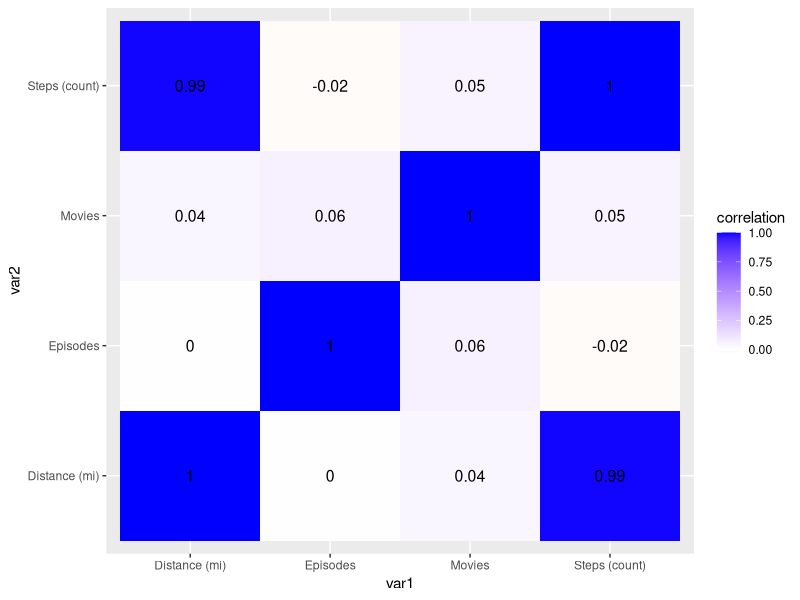
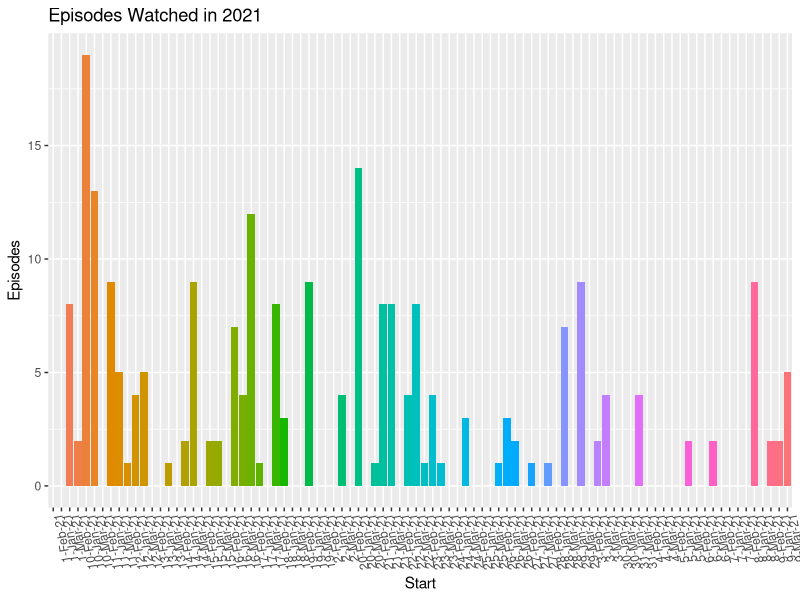
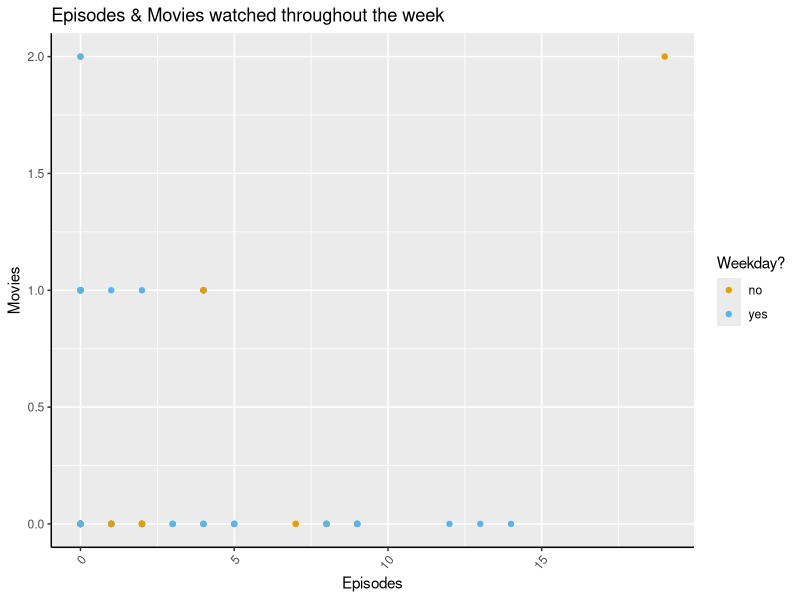
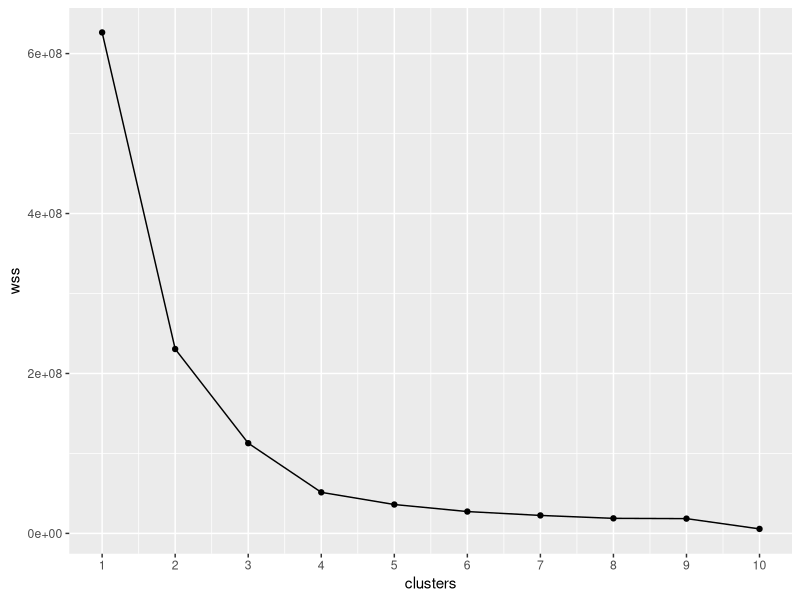
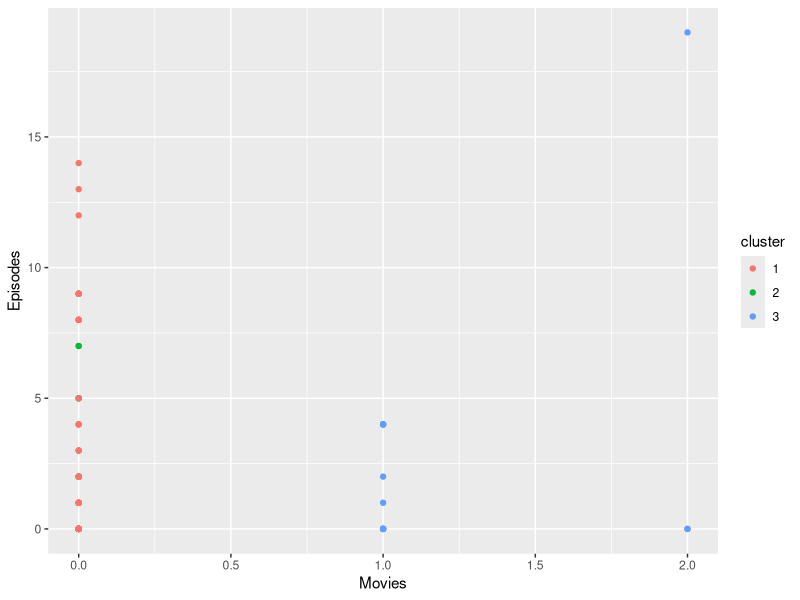
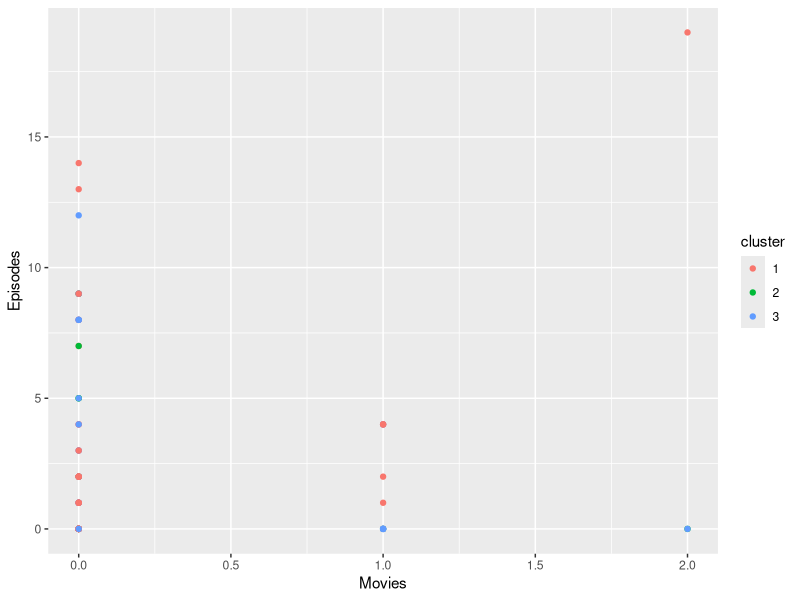

These figures' R source, in order:
## ---- chunk 1
knitr::opts_chunk$set(echo = TRUE, eval = TRUE, fig.align = "center", warning = F, message = F,
tidy=TRUE, tidy.opts=list(width.cutoff=60), R.options=list(max.print=100))
## ---- chunk 2
library(readr)
library(tidyr)
library(dplyr)
library(ggplot2)
library(cluster)
library(tidyverse)
## ---- chunk 3
health_data <- read_csv("health_data - Sheet1.csv")
netflix_history <- read_csv("netflix_history - Sheet1.csv")
weekend <- read_csv("weekend - Sheet1.csv")
## ---- chunk 4
data <- merge(health_data, netflix_history) %>% merge(weekend)
glimpse(data)
## ---- chunk 5
untidy <- data %>% pivot_wider(names_from = "Weekday", values_from = "Start")
glimpse(untidy)
tidy <- untidy %>% pivot_longer(cols = c("yes","no"), names_to = "Weekday", values_to = "Start")
glimpse(tidy)
## ---- chunk 6
data %>% summarize_if(is.numeric, list(mean=mean, sd=sd, min=min, max=max, quantile=quantile))

data %>% group_by(Weekday) %>% summarize_if(is.numeric, list(ean=mean, sd=sd, min=min, max=max, quantile=quantile))

data %>% select(Weekday, Episodes, Movies) %>% mutate(episodes_norm = Episodes / mean(Episodes, na.rm= TRUE))

data %>% arrange(Weekday, Episodes, Movies)

filter(data, Episodes > 12)
## ---- chunk 7
cormat <- data %>% select_if(is.numeric) %>% cor(use="pair")
tidycor <- cormat %>% as.data.frame %>% rownames_to_column("var1") %>% pivot_longer(-1, names_to ="var2", values_to ="correlation")
tidycor %>% ggplot(aes(var1,var2,fill=correlation))+geom_tile()+scale_fill_gradient2(low="red",mid="white",high="blue")+geom_text(aes(label=round(correlation,2)), color="black", size=4) 
## ---- chunk 8
ggplot(data, aes(Start))+
  geom_bar(aes(y=Episodes, fill = Start),stat="summary", fun.y="mean") +  
  theme(axis.text.x = element_text(angle=100, hjust=1))+
  ylab("Episodes")+
  ggtitle("Episodes Watched in 2021")+
  theme(legend.position="none")
## ---- chunk 9
ggplot(data, aes(Episodes, Movies)) + 
  geom_point(aes(color = Weekday))+ 
  xlab("Episodes")+
  ylab("Movies") + 
  labs(colour = "Weekday?")+
  theme(axis.text.x = element_text(angle=50, hjust=1))+
  ggtitle("Episodes & Movies watched throughout the week")+
  theme( axis.line = element_line(colour = "black", 
                      size = 0.5, linetype = "solid"))+
  scale_color_manual(values=c("#E79F00", "#58B4E9"))
## ---- chunk 10
wss<-vector()
for(i in 1:10){ 
  temp<-data%>%dplyr::select('Movies', 'Episodes', 'Steps (count)', 'Distance (mi)')%>%
  kmeans(.,i)
  wss[i]<-temp$tot.withinss 
} 

ggplot()+geom_point(aes(x=1:10,y=wss))+geom_path(aes(x=1:10,y=wss))+  xlab("clusters")+scale_x_continuous(breaks=1:10)

clust_dat<-data%>%dplyr::select('Movies', 'Episodes', 'Steps (count)', 'Distance (mi)')
kmeans1<-clust_dat %>% scale %>%kmeans(3)
kmeansclust<-clust_dat%>%mutate(cluster=as.factor(kmeans1$cluster))
kmeansclust%>%ggplot(aes(Movies, Episodes, color=cluster))+geom_point()

pam1<-clust_dat%>%pam(k=3)
pamclust<-clust_dat%>%mutate(cluster=as.factor(pam1$clustering))
pamclust%>%ggplot(aes(Movies, Episodes,color=cluster))+geom_point()

pamclust%>%group_by(cluster)%>%summarize_if(is.numeric,mean,na.rm=T)
## ---- chunk 11
sessionInfo(); Sys.time(); Sys.info()
